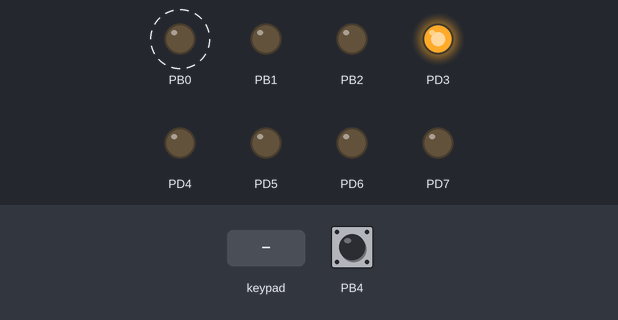
The program below on a simulated ATmega328P, built with avr-gcc and emulated at 1 MHz. Parts: output pins drawn as LEDs (lit = HIGH). Wiring (inferred from the signals the program sends): 4×3 keypad with keys 1 2 3 4 5 6 7 8 9 * 0 # (labels assumed): rows PD0, PD2, PB3, PD1; columns PB5, PB6, PB7. Dashed ring = blinking. The inputs (shaded band) are chosen by the test bench; at power-on: PB4 HIGH. Pins used as bus, display or sensor lines are not drawn.

Above: at 1.2 s.
1.3 s: keypad keys 1 2 3 4 pressed 0.4 s apart
At 1.87 s:
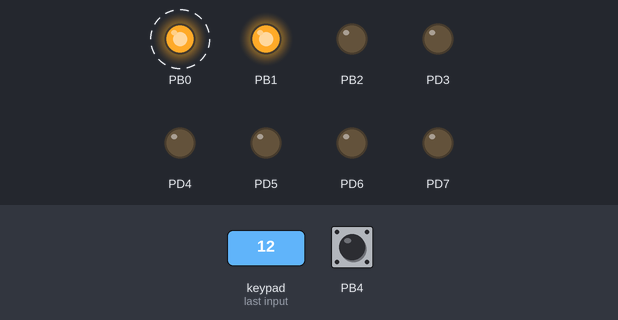
4.4 s: PB4 pulled LOW for 3.2 s
At 4.62 s:
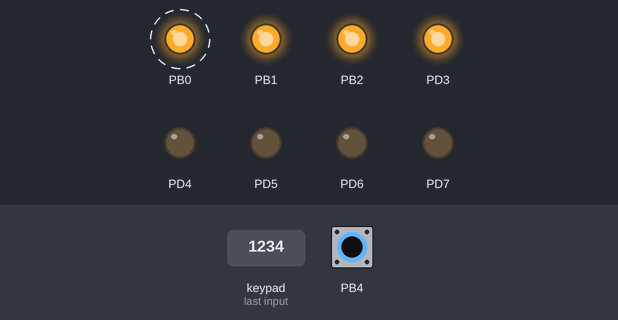
Timing chart, 0 to 15.1 s (numbered marks = the images above; inputs shaded):
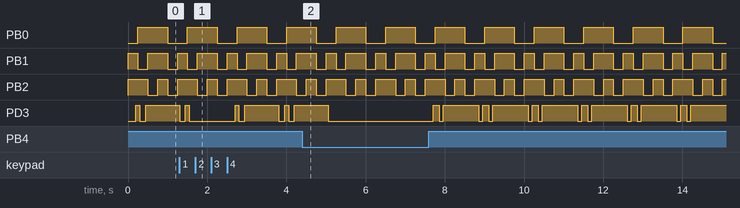

The program:

main.c
```c
/*
 * GccApplication1.c
 *
 * Created: 11/05/2021 01:39:15 p. m.
 * Author : pablo
 */

#include <avr/io.h>
#define	F_CPU 1000000UL
#include <util/delay.h>

int main(void)
{
	//-----------------------------------------------
	//          ZONA DE DEFINICION DE PINES
	//-----------------------------------------------
	DDRB = 0x0F;
	PORTB = 0xFF;

	DDRD = 0xFF;
	PORTD = 0x00;
	//-----------------------------------------------

	//-----------------------------------------------
	//				VARIABLES A UTILIZAR
	//-----------------------------------------------
	int CODIN[2][4] = {{0X0E, 0X0D, 0X0B, 0X07}, // (CODIGO DE SALIDA) PARTE DEL CODIGO QUE NO SE MUEVE
					   {0XE0, 0XD0, 0XB0, 0X70}};// (CODIGO DE ENTRADA) PARTE DEL CODIGO QUE SE MUEVE

	int i = 0;		//VARIABLE PARA MOVERSE EN LA PARTE NO MOVIL
	int j = 0;		//VARIABLE PARA MOVERSE EN LA PARTE MOVIL
	int codread;	//VARIABLE PARA ENVIAR EL CODIGO
	int in_code;	//VARIABLE PARA LEER EL CODIGO

	//-----------------------------------------------
    while (1)
    {
		//-----------------------------------------------
		//			ZONA DEL CODIGO
		//-----------------------------------------------
		for(i = 0; i <=4 ; i += 1){								//Creamos una sentencia de "for anidado" para crear los codigos (parte no movil)
			for(j = 0; j <=4 ; j += 1){							//Parte movil
				codread =CODIN[1][j] + CODIN[0][i];				//Creacion del codigo
		//CODIGO DE SALIDA = Parte Movil + Parte no movil

				PORTB = codread;								//Sacamos el codigo
				_delay_ms(50);									//El atmega se retarda 50ms
				in_code = PINB;									//Leemos el codigo que se metio

				//-----------------------------------------------------
				//			ZONA DEL CODIGO PARA LOS DATOS DE SALIDA
				//-----------------------------------------------------

				//PARTE PARA LA LINEA 1 DEL TECLADO HEXADECIMAL
				if (in_code==codread && in_code== 0xEE){		//Enviamos un (1) a la salida del puerto D
					PORTD = 0x01;
				}else if(in_code==codread && in_code== 0xDE){	//Enviamos un (2) a la salida del puerto D
					PORTD = 0x02;
				}else if(in_code==codread && in_code== 0xBE){	//Enviamos un (3) a la salida del puerto D
					PORTD = 0x03;
				}else if(in_code==codread && in_code== 0x7E){	//Enviamos un (10) a la salida del puerto D
					PORTD = 0x0A;

				//PARTE PARA LA LINEA 2 DEL TECLADO HEXADECIMAL
				}else if (in_code==codread && in_code== 0xED){	//Enviamos un (4) a la salida del puerto D
					PORTD = 0x04;
				}else if(in_code==codread && in_code== 0xDD){	//Enviamos un (5) a la salida del puerto D
					PORTD = 0x05;
				}else if(in_code==codread && in_code== 0xBD){	//Enviamos un (6) a la salida del puerto D
					PORTD = 0x06;
				}else if(in_code==codread && in_code== 0x7D){	//Enviamos un (11) a la salida del puerto D
					PORTD = 0x0B;

				//PARTE PARA LA LINEA 3 DEL TECLADO HEXADECIMAL
				}else if (in_code==codread && in_code== 0xED){	//Enviamos un (4) a la salida del puerto D
					PORTD = 0x07;
				}else if(in_code==codread && in_code== 0xDD){	//Enviamos un (5) a la salida del puerto D
					PORTD = 0x08;
				}else if(in_code==codread && in_code== 0xBD){	//Enviamos un (6) a la salida del puerto D
					PORTD = 0x09;
				}else if(in_code==codread && in_code== 0x7D){	//Enviamos un (11) a la salida del puerto D
					PORTD = 0x0C;

				//PARTE PARA LA LINEA 4 DEL TECLADO HEXADECIMAL
				}else if (in_code==codread && in_code== 0xED){	//Enviamos un (4) a la salida del puerto D
					PORTD = 0x0E;
				}else if(in_code==codread && in_code== 0xDD){	//Enviamos un (5) a la salida del puerto D
					PORTD = 0x00;
				}else if(in_code==codread && in_code== 0xBD){	//Enviamos un (6) a la salida del puerto D
					PORTD = 0x0F;
				}else if(in_code==codread && in_code== 0x7D){	//Enviamos un (11) a la salida del puerto D
					PORTD = 0x0D;
				}
				}
			}
		}
    }
```

Measured:
- by itself, PB0: alternates HIGH for 0.75 s and LOW for 0.50 s
- by itself, PB1: repeats every 1.3 s: HIGH 0.25 s, LOW 0.25 s, HIGH 0.50 s, LOW 0.25 s
- by itself, PB2: repeats every 1.3 s: LOW 0.25 s, HIGH 0.50 s, LOW 0.25 s, HIGH 0.25 s
- by itself, PD3: repeats every 1.3 s: HIGH 0.15 s, LOW 0.10 s, HIGH 0.90 s, LOW 0.10 s
